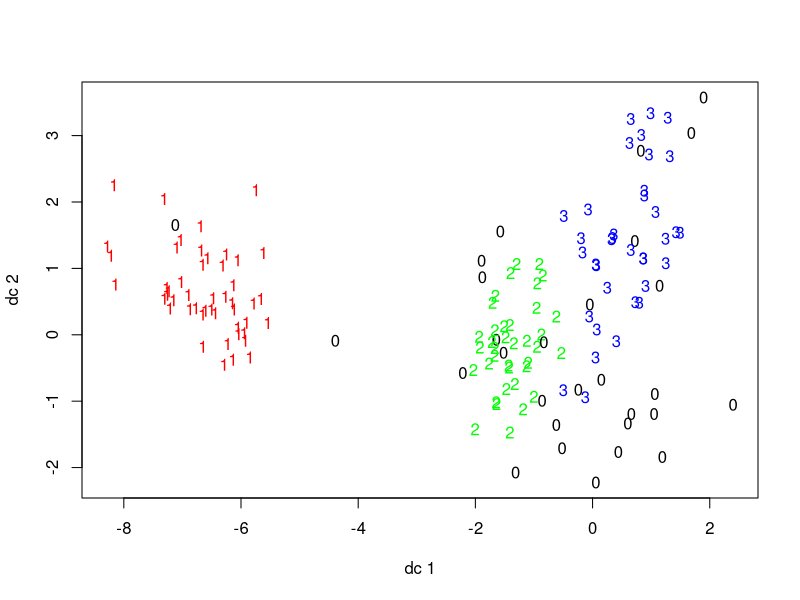
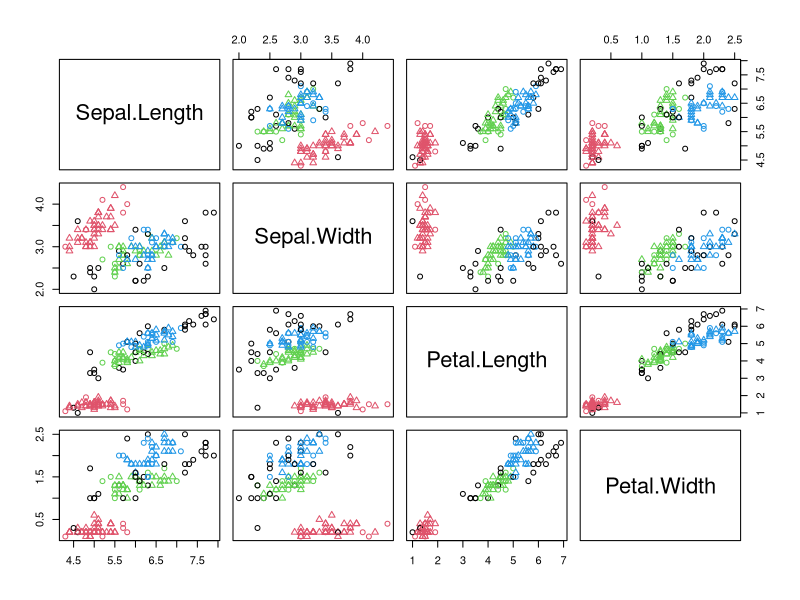

These charts were generated, in order, by the following R code: (Note: this script raises an error after producing the figures.)
library("fpc")

dbscanOut = dbscan(iris[,1:4], eps=0.42)
table(dbscanOut$cluster, iris$Species)

plotcluster(iris[,1:4], dbscanOut$cluster)
plot(dbscanOut, iris[,1:4])

data("multishapes", package="factoextra")
dataToCluster = multishapes[, 1:2]
plot(dataToCluster[,1], dataToCluster[,2])
